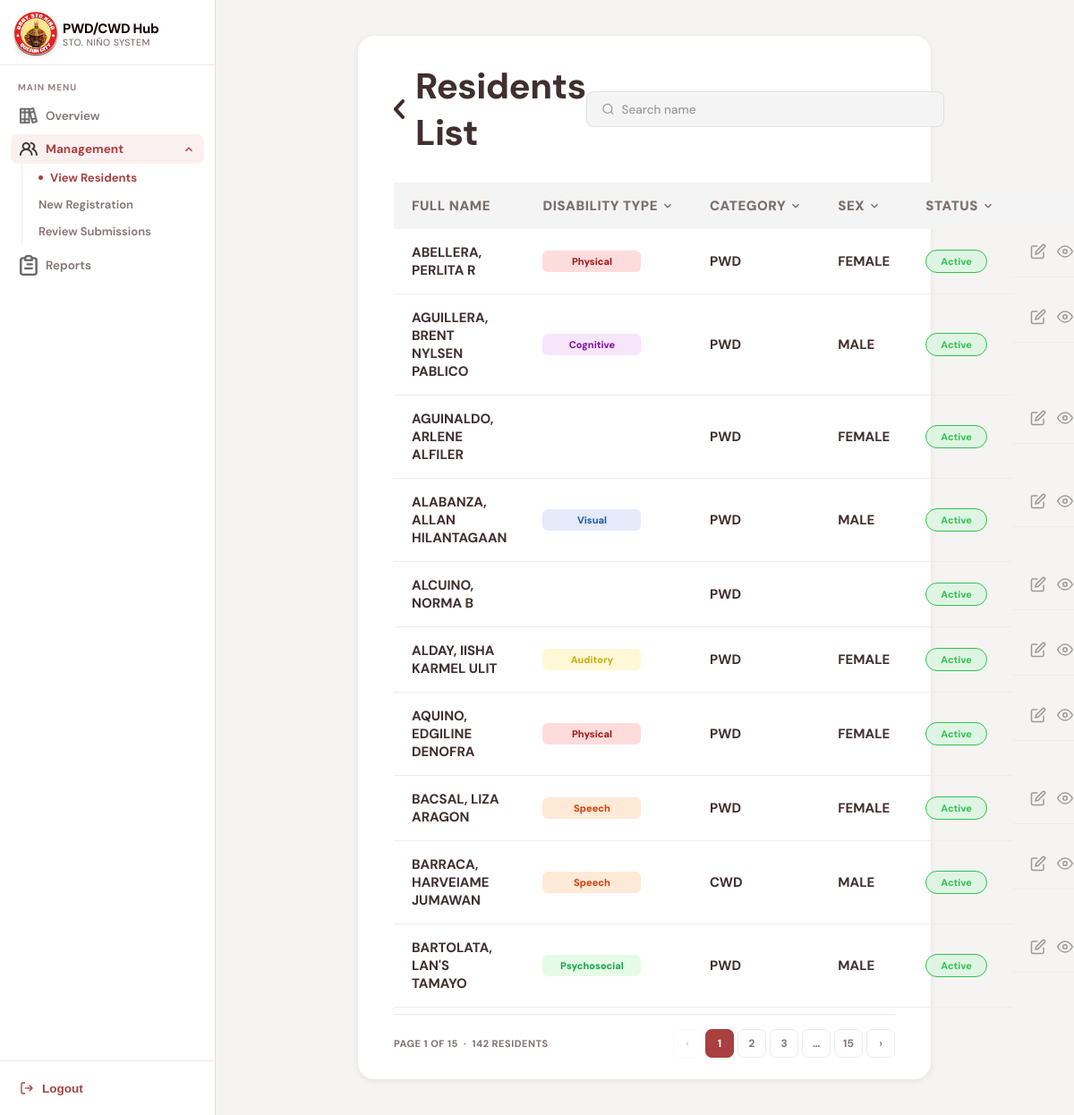
Screenshot of /resident.php with the database file from the repository.
### tables this page shows
CREATE TABLE `residents` (
  `ID` int(11) NOT NULL AUTO_INCREMENT,
  `first_name` varchar(255) NOT NULL,
  `middle_name` varchar(255) NOT NULL,
  `last_name` varchar(255) NOT NULL,
  `civil_status` enum('Single','Married','Widowed','Separated') NOT NULL,
  `birthdate` date NOT NULL,
  `age` int(11) NOT NULL,
  `birthplace` varchar(255) NOT NULL,
  `sex` enum('male','female') NOT NULL,
  `address` varchar(255) NOT NULL,
  `contact_num` varchar(255) NOT NULL,
  `emergency_cont` varchar(255) NOT NULL,
  `emergency_cont_num` varchar(255) NOT NULL,
  `emergency_cont_rel` varchar(255) NOT NULL,
  `socials` varchar(255) NOT NULL,
  `disablity_type` varchar(255) DEFAULT NULL,
  `disability_remarks` varchar(255) DEFAULT NULL,
  `resident_type` enum('PWD','CWD') NOT NULL,
  `guardian_name` varchar(255) NOT NULL,
  `guardian_cont_num` varchar(255) NOT NULL,
  `guardian_rel` varchar(255) NOT NULL,
  `father_name` varchar(255) NOT NULL,
  `mother_name` varchar(255) NOT NULL,
  `spouse_name` varchar(255) NOT NULL,
  `pwdid_num` varchar(255) NOT NULL,
  `control_num` varchar(255) NOT NULL,
  `idissue_date` date NOT NULL,
  `idexpiration_date` date NOT NULL,
  `profile` varchar(255) NOT NULL,
  `status` enum('Active','Pending','Expired','Under Review','Needs Correction','Rejected') DEFAULT 'Under Review',
  `med_cert` varchar(255) DEFAULT NULL,
  `correction_remarks` text DEFAULT NULL,
  PRIMARY KEY (`ID`)
);

### func/getResidents.php (called while the page is built, shortened)
<?php
require_once("db.php");
$per_page    = 10;
$current_page = isset($_GET["page"]) && is_numeric($_GET["page"]) ? (int)$_GET["page"] : 1;
$offset      = ($current_page - 1) * $per_page;
$search       = isset($_GET["search"])   ? trim($_GET["search"])   : "";
$conditions = [];
$params     = [];
$types      = "";
$where = count($conditions) > 0 ? "WHERE " . implode(" AND ", $conditions) : "";
$count_sql  = "SELECT COUNT(*) as total FROM residents $where";
$count_stmt = mysqli_prepare($conn, $count_sql);
mysqli_stmt_execute($count_stmt);
$count_result = mysqli_stmt_get_result($count_stmt);
$total_rows   = mysqli_fetch_assoc($count_result)["total"];
$total_pages  = max(1, ceil($total_rows / $per_page));
$data_sql = "
SELECT * FROM residents
$where
ORDER BY
CASE
    WHEN idexpiration_date IS NOT NULL
    AND idexpiration_date != ''
    AND DATE(idexpiration_date)
        BETWEEN CURDATE()
        AND DATE_ADD(CURDATE(), INTERVAL 1 MONTH)
    AND status != 'Expired'
    THEN 0
    ELSE 1
END ASC,
last_name ASC
LIMIT ? OFFSET ?
";
$data_params = array_merge($params, [$per_page, $offset]);
$data_types  = $types . "ii";
$data_stmt = mysqli_prepare($conn, $data_sql);
mysqli_stmt_bind_param($data_stmt, $data_types, ...$data_params);
mysqli_stmt_execute($data_stmt);
$residents_result = mysqli_stmt_get_result($data_stmt);
function badgeClass($type) {
    $map = [
        "cognitive"    => "badge-cognitive",
        "visual"       => "badge-visual",
        "physical"        => "badge-physical",
        "auditory"     => "badge-auditory",
        "speech"       => "badge-speech",
        "psychosocial" => "badge-psycho",
    ];
    return $map[strtolower(trim($type))] ?? "badge-physical";
}
function buildQuery($page, $extra = []) {
    $params = array_merge($_GET, ["page" => $page], $extra);
    return "?" . http_build_query($params);
}
?>

### resident.php (the view, shortened to what this page needs)
<?php require_once("func/getResidents.php"); ?>
<!DOCTYPE html>
<html lang="en">
<head>
<link rel="stylesheet" href="css/resident.css" />
</head>
<body>
<aside class="sidebar">
  <div class="sidebar-brand">
    <div class="brand-icon">
      <img src="assets/barangay-logo.png" width="50">
    </div>
    <div class="brand-text">
      <span class="brand-name">PWD/CWD Hub</span>
      <span class="brand-sub">Sto. Niño System</span>
    </div>
  </div>
  <nav class="sidebar-nav">
    <div class="nav-section-label">Main Menu</div>
    <div class="nav-group">
      <a class="nav-item" href="dashboard.php">
        <img src="assets/overviewicon.png" width="20">
        Overview
      </a>
    </div>
    <div class="nav-group">
      <a class="nav-item active" href="#" onclick="toggleMenu(event,'mgmt-sub')">
        <img src="assets/users.png" width="20">
        Management
        <svg class="chevron" viewBox="0 0 24 24"><polyline points="6 15 12 9 18 15"/></svg>
      </a>
      <div class="nav-sub open" id="mgmt-sub">
        <a class="nav-sub-item active" href="resident.php">View Residents</a>
        <a class="nav-sub-item" href="registration.php">New Registration</a>
        <a class="nav-sub-item" href="review.php">Review Submissions</a>
      </div>
    </div>
    <div class="nav-group">
      <a class="nav-item" href="reports.php">
        <img src="assets/reporticon.png" width="20">
        Reports
      </a>
    </div>
  </nav>
  <div class="sidebar-footer">
    <button class="logout-btn" onclick="logout()">
      <svg viewBox="0 0 24 24"><path d="M9 21H5a2 2 0 0 1-2-2V5a2 2 0 0 1 2-2h4"/><polyline points="16 17 21 12 16 7"/><line x1="21" y1="12" x2="9" y2="12"/></svg>
      Logout
    </button>
  </div>
</aside>
<main class="main-content">
  <div class="content-card">
    <div class="card-header">
      <div class="page-title">
        <img style="cursor:pointer;" src="assets/leftchevron.png" width="12" onclick="toDashboard()">
        <h1>Residents List</h1>
      </div>
      <form method="GET" action="resident.php" id="searchForm" style="display:flex;gap:10px;align-items:center;">
        <div class="search-bar">
          <svg width="16" height="16" viewBox="0 0 24 24" fill="none" stroke="#999" stroke-width="2"><circle cx="11" cy="11" r="8"/><path d="M21 21l-4.35-4.35"/></svg>
          <input type="text" name="search" id="liveSearchInput" placeholder="Search name" value="<?= htmlspecialchars($search) ?>" autocomplete="off">
        </div>
      </form>
    </div>
    <div class="table-wrap">
      <table class="data-table">
        <thead>
          <tr>
            <th>
              Full Name
            </th>
            <th class="th-filter <?= !empty($filter_disab) ? 'th-active' : '' ?>" onclick="openFilter('sel-disability', this)">
              Disability Type
              <svg width="14" height="14" class="th-chevron" viewBox="0 0 24 24" fill="none" stroke="currentColor" stroke-width="2.5"><path d="M6 9l6 6 6-6"/></svg>
            </th>
            <th class="th-filter <?= !empty($filter_cat) ? 'th-active' : '' ?>" onclick="openFilter('sel-category', this)">
              Category
              <svg width="14" height="14" class="th-chevron" viewBox="0 0 24 24" fill="none" stroke="currentColor" stroke-width="2.5"><path d="M6 9l6 6 6-6"/></svg>
            </th>
            <th class="th-filter <?= !empty($filter_sex) ? 'th-active' : '' ?>" onclick="openFilter('sel-sex', this)">
              Sex
              <svg width="14" height="14" class="th-chevron" viewBox="0 0 24 24" fill="none" stroke="currentColor" stroke-width="2.5"><path d="M6 9l6 6 6-6"/></svg>
            </th>
            <th class="th-filter <?= !empty($filter_status) ? 'th-active' : '' ?>" onclick="openFilter('sel-status', this)">
              Status
              <svg width="14" height="14" class="th-chevron" viewBox="0 0 24 24" fill="none" stroke="currentColor" stroke-width="2.5"><path d="M6 9l6 6 6-6"/></svg>
            </th>
            <th></th>
          </tr>
        </thead>
        <tbody id="residentTable">
          <?php if (mysqli_num_rows($residents_result) === 0): ?>
            <tr>
              <td colspan="6" style="text-align:center; padding:40px; color:var(--text-muted); font-weight:600;">
                No residents found.
              </td>
            </tr>
          <?php else: ?>
            <?php while ($user = mysqli_fetch_assoc($residents_result)): ?>
              <?php
                $full_name  = htmlspecialchars($user['last_name'] . ", " . $user['first_name'] . " " . $user['middle_name']);
                $disability = $user['disablity_type'] ?? '';
                $category   = htmlspecialchars($user['resident_type'] ?? '—');
                $sex        = htmlspecialchars(strtoupper($user['sex'] ?? '—'));
                $status     = htmlspecialchars($user['status'] ?? 'Pending');
                $status_cls ="status-" .strtolower(str_replace(" ", "-", $status));
                $types_arr  = array_filter(array_map('trim', explode(",", $disability)));
              ?>
              <tr>
                <td class="fw-bold">
  <?= $full_name ?>
</td>
                <td>
                  <div class="badge-group">
                    <?php foreach ($types_arr as $t): ?>
                      <span class="badge <?= badgeClass($t) ?>"><?= htmlspecialchars($t) ?></span>
                    <?php endforeach; ?>
                  </div>
                </td>
                <td class="fw-bold"><?= $category ?></td>
                <td class="fw-bold"><?= $sex ?></td>
                <td><span class="status <?= $status_cls ?>"><?= $status ?></span></td>
                <td class="actions">
                  <button title="Edit" onclick="window.location.href='editResident.php?id=<?= $user['ID'] ?>'">
                    <svg width="18" height="18" viewBox="0 0 24 24" fill="none" stroke="currentColor" stroke-width="2"><path d="M11 4H4a2 2 0 0 0-2 2v14a2 2 0 0 0 2 2h14a2 2 0 0 0 2-2v-7"/><path d="M18.5 2.5a2.121 2.121 0 0 1 3 3L12 15l-4 1 1-4 9.5-9.5z"/></svg>
                  </button>
                  <button title="View" onclick="window.location.href='viewprofile.php?id=<?= $user['ID'] ?>'">
                    <svg width="18" height="18" viewBox="0 0 24 24" fill="none" stroke="currentColor" stroke-width="2"><path d="M1 12s4-8 11-8 11 8 11 8-4 8-11 8-11-8-11-8z"/><circle cx="12" cy="12" r="3"/></svg>
                  </button>
                </td>
              </tr>
            <?php endwhile; ?>
          <?php endif; ?>
        </tbody>
      </table>
    </div>
    <div class="pagination">
      <span class="pagination-info">
        Page <?= $current_page ?> of <?= $total_pages ?> &nbsp;·&nbsp; <?= $total_rows ?> resident<?= $total_rows !== 1 ? "s" : "" ?>
      </span>
      <div class="pagination-btns">
        <a href="<?= buildQuery($current_page - 1) ?>" class="page-btn <?= $current_page <= 1 ? 'disabled' : '' ?>">‹</a>
        <?php
          $start = max(1, $current_page - 2);
          $end   = min($total_pages, $current_page + 2);
          if ($start > 1): ?>
          <?php endif;
          for ($i = $start; $i <= $end; $i++): ?>
            <a href="<?= buildQuery($i) ?>" class="page-btn <?= $i === $current_page ? 'active' : '' ?>"><?= $i ?></a>
          <?php endfor;
          if ($end < $total_pages): ?>
            <?php if ($end < $total_pages - 1): ?><span class="page-btn" style="pointer-events:none;">…</span><?php endif; ?>
            <a href="<?= buildQuery($total_pages) ?>" class="page-btn"><?= $total_pages ?></a>
          <?php endif; ?>
        <a href="<?= buildQuery($current_page + 1) ?>" class="page-btn <?= $current_page >= $total_pages ? 'disabled' : '' ?>">›</a>
      </div>
    </div>
  </div>
</main>
</body>
</html>

### rows the page displays
residents: full_name "ABELLERA, PERLITA R", disablity_type "Physical", resident_type "PWD", sex "FEMALE", status "Active"
residents: full_name "AGUILLERA, BRENT NYLSEN PABLICO", disablity_type "Cognitive", resident_type "PWD", sex "MALE", status "Active"
residents: full_name "AGUINALDO, ARLENE ALFILER", resident_type "PWD", sex "FEMALE", status "Active"
residents: full_name "ALABANZA, ALLAN HILANTAGAAN", disablity_type "Visual", resident_type "PWD", sex "MALE", status "Active"
residents: full_name "ALCUINO, NORMA B", resident_type "PWD", status "Active"
residents: full_name "ALDAY, IISHA KARMEL ULIT", disablity_type "Auditory", resident_type "PWD", sex "FEMALE", status "Active"
residents: full_name "AQUINO, EDGILINE DENOFRA", disablity_type "Physical", resident_type "PWD", sex "FEMALE", status "Active"
residents: full_name "BACSAL, LIZA ARAGON", disablity_type "Speech", resident_type "PWD", sex "FEMALE", status "Active"
residents: full_name "BARRACA, HARVEIAME JUMAWAN", disablity_type "Speech", resident_type "CWD", sex "MALE", status "Active"
residents: full_name "BARTOLATA, LAN'S TAMAYO", disablity_type "Psychosocial", resident_type "PWD", sex "MALE", status "Active"

### other values shown
$current_page "1"
$total_pages "15"
$total_rows "142"
